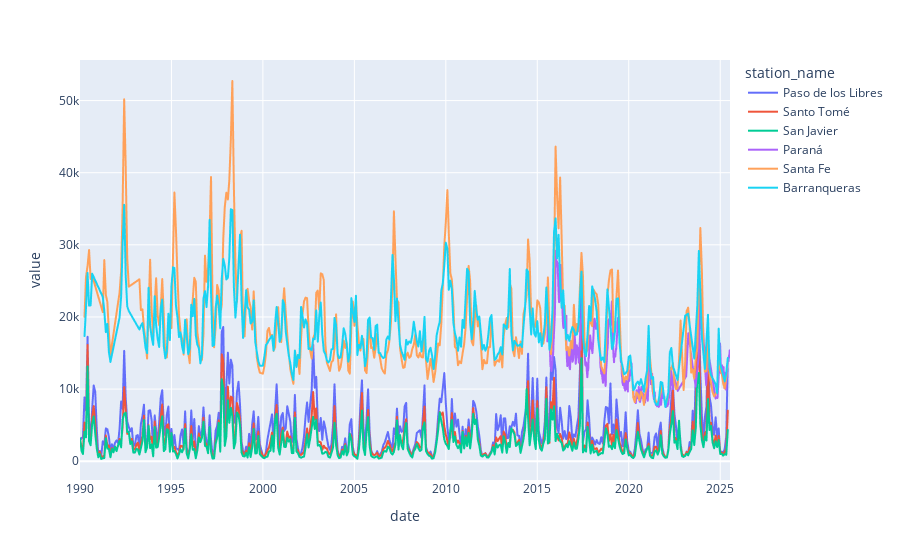

Notebook source saved alongside this figure:
### Code cell
df_list = []
for index, row in stations.iterrows():
    data = client.getData(
        begin_date,
        end_date, 
        observationIdentifier = row["observation_identifier"])
    df_ = pandas.DataFrame(data)
    df_["station_name"] = row["station_name"]
    df_list.append(df_)
df = pandas.concat(df_list)
px.line(df, x = "date", y = "value", color = "station_name")

### Figure 1 — Plotly figure (JSON) as saved in the notebook; plotly's stock layout.template omitted (floating-point values rounded to 4 significant figures; data arrays with more than 128 entries replaced by an {"elided": "..."} marker saying what was removed)
{"data": [{"hovertemplate": "station_name=Paso de los Libres<br>date=%{x}<br>value=%{y}<extra></extra>", "legendgroup": "Paso de los Libres", "line": {"color": "#636efa", "dash": "solid"}, "marker": {"symbol": "circle"}, "mode": "lines", "name": "Paso de los Libres", "showlegend": true, "type": "scattergl", "x": {"elided": "425 str values"}, "xaxis": "x", "y": {"elided": "425 float values"}, "yaxis": "y"}, {"hovertemplate": "station_name=Santo Tomé<br>date=%{x}<br>value=%{y}<extra></extra>", "legendgroup": "Santo Tomé", "line": {"color": "#EF553B", "dash": "solid"}, "marker": {"symbol": "circle"}, "mode": "lines", "name": "Santo Tomé", "showlegend": true, "type": "scattergl", "x": {"elided": "425 str values"}, "xaxis": "x", "y": {"elided": "425 float values"}, "yaxis": "y"}, {"hovertemplate": "station_name=San Javier<br>date=%{x}<br>value=%{y}<extra></extra>", "legendgroup": "San Javier", "line": {"color": "#00cc96", "dash": "solid"}, "marker": {"symbol": "circle"}, "mode": "lines", "name": "San Javier", "showlegend": true, "type": "scattergl", "x": {"elided": "425 str values"}, "xaxis": "x", "y": {"elided": "425 float values"}, "yaxis": "y"}, {"hovertemplate": "station_name=Paraná<br>date=%{x}<br>value=%{y}<extra></extra>", "legendgroup": "Paraná", "line": {"color": "#ab63fa", "dash": "solid"}, "marker": {"symbol": "circle"}, "mode": "lines", "name": "Paraná", "showlegend": true, "type": "scattergl", "x": {"elided": "2469 str values"}, "xaxis": "x", "y": {"elided": "2469 float values"}, "yaxis": "y"}, {"hovertemplate": "station_name=Santa Fe<br>date=%{x}<br>value=%{y}<extra></extra>", "legendgroup": "Santa Fe", "line": {"color": "#FFA15A", "dash": "solid"}, "marker": {"symbol": "circle"}, "mode": "lines", "name": "Santa Fe", "showlegend": true, "type": "scattergl", "x": {"elided": "405 str values"}, "xaxis": "x", "y": {"elided": "405 float values"}, "yaxis": "y"}, {"hovertemplate": "station_name=Barranqueras<br>date=%{x}<br>value=%{y}<extra></extra>", "legendgroup": "Barranqueras", "line": {"color": "#19d3f3", "dash": "solid"}, "marker": {"symbol": "circle"}, "mode": "lines", "name": "Barranqueras", "showlegend": true, "type": "scattergl", "x": {"elided": "387 str values"}, "xaxis": "x", "y": {"elided": "387 float values"}, "yaxis": "y"}], "layout": {"legend": {"title": {"text": "station_name"}, "tracegroupgap": 0}, "margin": {"t": 60}, "xaxis": {"anchor": "y", "domain": [0, 1], "title": {"text": "date"}}, "yaxis": {"anchor": "x", "domain": [0, 1], "title": {"text": "value"}}}}
